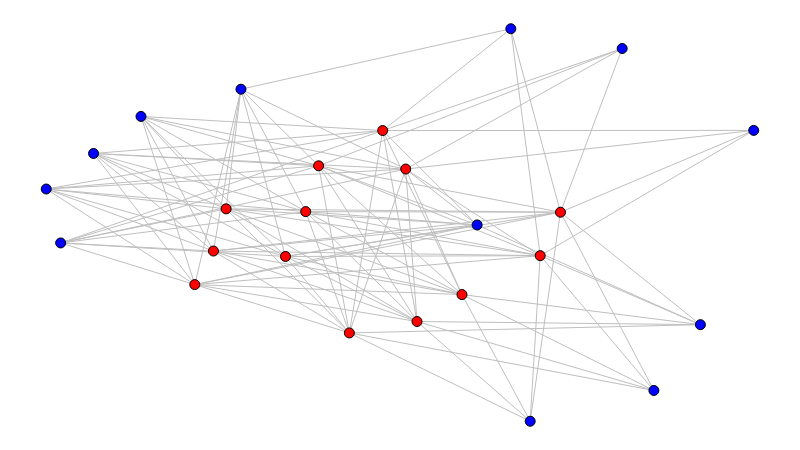

This figure's notebook cell:
### Markdown cell above
Simulação com visualização, quando apenas uma minoria dos nós busca reduzir a restrição de Burt, enquanto todos os outros buscam aumentar:

### Code cell
num_closers = int(FRAC_CLOSERS * NUM_NODES)

g = simulate(num_closers)

sn.reset_positions(g)

sn.show_graph(g)

### Figure 1 — Plotly figure (JSON) as saved in the notebook; plotly's stock layout.template omitted (floating-point values rounded to 4 significant figures; data arrays with more than 128 entries replaced by an {"elided": "..."} marker saying what was removed)
{"data": [{"hoverinfo": "none", "line": {"color": "rgb(191, 191, 191)", "width": 1}, "mode": "lines", "type": "scatter", "uid": "a4af1770-d89d-11e8-875c-784f43a1779a", "x": {"elided": "336 float values"}, "y": {"elided": "336 float values"}}, {"hoverinfo": "none", "marker": {"color": "rgb(0, 0, 255)", "line": {"color": "rgb(0, 0, 0)", "width": 1}, "size": 10}, "mode": "markers+text", "text": [], "textfont": {"color": "rgb(255, 255, 255)"}, "textposition": "middle center", "type": "scatter", "uid": "a4af18a6-d89d-11e8-875c-784f43a1779a", "x": [0.9246, 0.06682, 0.609, 0.8588, 0.814, 0, 0.2752, 0.6566, 0.02036, 0.684, 0.1339, 1], "y": [0.2461, 0.6822, 0.5002, 0.0784, 0.9496, 0.5917, 0.846, 1, 0.4543, 0, 0.7766, 0.7411]}, {"hoverinfo": "none", "marker": {"color": "rgb(255, 0, 0)", "line": {"color": "rgb(0, 0, 0)", "width": 1}, "size": 10}, "mode": "markers+text", "text": [], "textfont": {"color": "rgb(255, 255, 255)"}, "textposition": "middle center", "type": "scatter", "uid": "a4af1946-d89d-11e8-875c-784f43a1779a", "x": [0.3381, 0.385, 0.3667, 0.4284, 0.5876, 0.2363, 0.4756, 0.6982, 0.2543, 0.524, 0.7268, 0.5081, 0.21], "y": [0.4198, 0.6508, 0.5341, 0.225, 0.3227, 0.4336, 0.7406, 0.4219, 0.5411, 0.2541, 0.5326, 0.6426, 0.3481]}], "layout": {"height": 450, "margin": {"b": 0, "l": 0, "r": 0, "t": 0}, "showlegend": false, "width": 800, "xaxis": {"showgrid": false, "showticklabels": false, "zeroline": false}, "yaxis": {"showgrid": false, "showticklabels": false, "zeroline": false}}}
